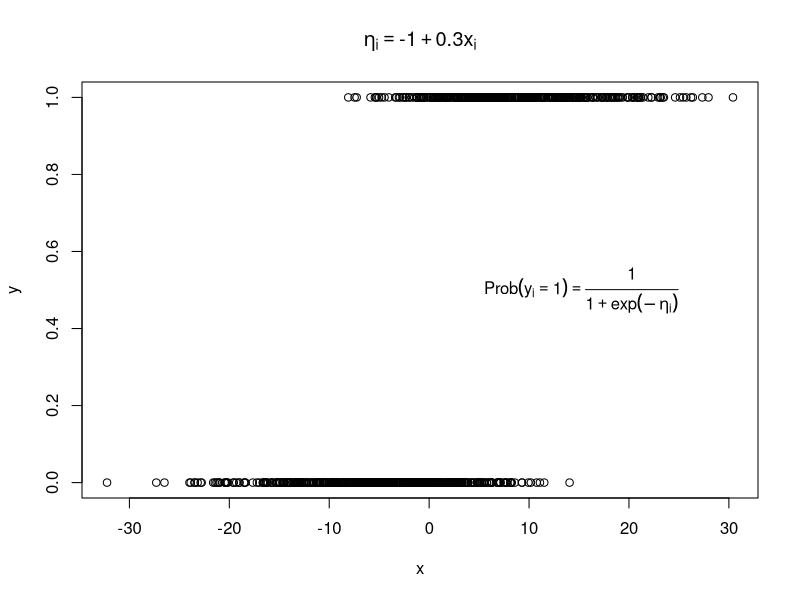
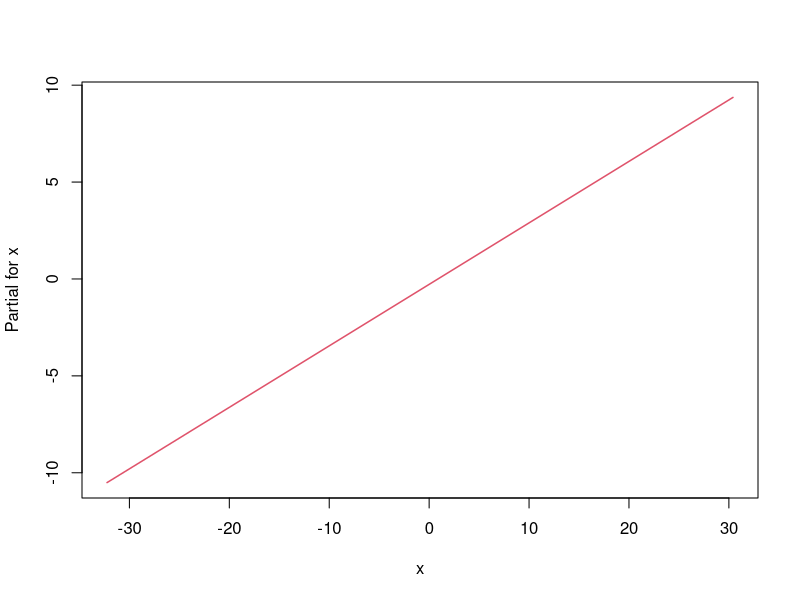

R code for these plots, in order: (Note: this script raises an error after producing the figures.)
## Title: logit-simulation-1
## Author: Paul Johnson <pauljohn at ku.edu>
## Date posted: 2006-03-08
## Description. Creates a dichotomous dependent variable.
## Estimates a logistic regression.

N <- 1000
A <- -1
B <- 0.3


x <- 1 + 10 * rnorm(N)
eta <- A + B * x

pi <- exp(eta)/(1+exp(eta))

## Here's one way
myunif <- runif(N)
y <- ifelse(myunif < pi, 1, 0)

## Here's another way that is more like R, less like
## a guy who doesn't know about R
y2 <- rbinom(N, size = 1, prob = pi)

## Here's the way my friends in Economics would do it.
y3 <- rlogis(N) < eta

plot(x, y, main=bquote( eta[i] == .(A) +   .(B) * x[i] ))

text ( 0.5*max(x), 0.5, expression( Prob( y[i] == 1) == frac( 1 , 1 + exp(-eta[i] ))))


myglm1 <- glm ( y ~ x, family=binomial(link="logit") )
summary(myglm1)

termplot(myglm1)

library(effects)
alleff<- all.effects(myglm1)

plot(alleff)


## Just for fun....

myglm2 <- glm(y~x, family=quasibinomial)
summary(myglm2)



### Mixed model: random intercept with large variance

eta <- A + B * x + 5 * rnorm(N)
pi <- exp(eta)/(1+exp(eta))
myunif <- runif(N)
y <- ifelse(myunif < pi, 1, 0)

plot(x,y, main=bquote( eta[i] == .(A) +   .(B) * x[i] + u[i]))

text ( 0.5*max(x), 0.5, expression( Prob( y[i] == 1) == frac( 1 , 1 + exp(-eta[i] ))))

### Parameter estimates go to hell, as expected
myglm3 <- glm ( y ~ x, family=binomial(link="logit") )
summary(myglm3)

### Why doesn't quasibinomial show more evidence of the random intercept?
myglm4 <- glm(y~x, family=quasibinomial)
summary(myglm4)

## Am on thin ice here.  The extra variance in the model isn't
## an identifiable effect, the estimation process itself forces
## the variance to 1.  Thus the slope coefficient is "squished"
## in an understandable way.

## TODO: I need to introduce "clustering" with the random effect
## so I can fit this with a generalized linear mixed model.
